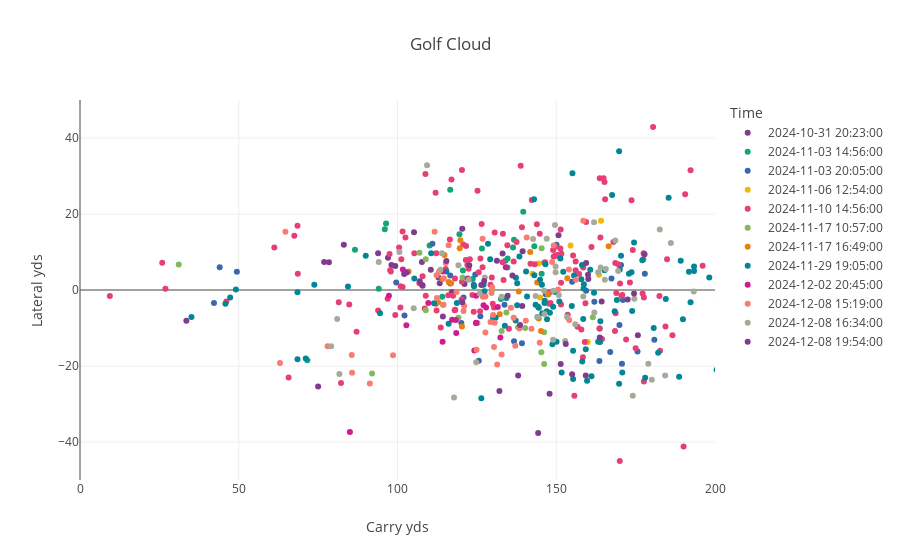

The cell this chart's notebook holds for it:
### Code cell
df['Shot Type'] = df['Shot Type'].astype(str)

fig1 = px.scatter(df, x="Carry yds", y='Lateral yds', color='Time', title="Golf Cloud",color_discrete_sequence=px.colors.qualitative.Bold,hover_data='Time')
# Update x-axis to start at 0.0
fig1.update_xaxes(range=[0, 200])  # Set minimum to 0, maximum is 200  (Use None if you want auto scaling, ie [0, None])
fig1.update_yaxes(range=[-50, 50])  # Set minimum to -50, maximum is 50
fig1.show()
